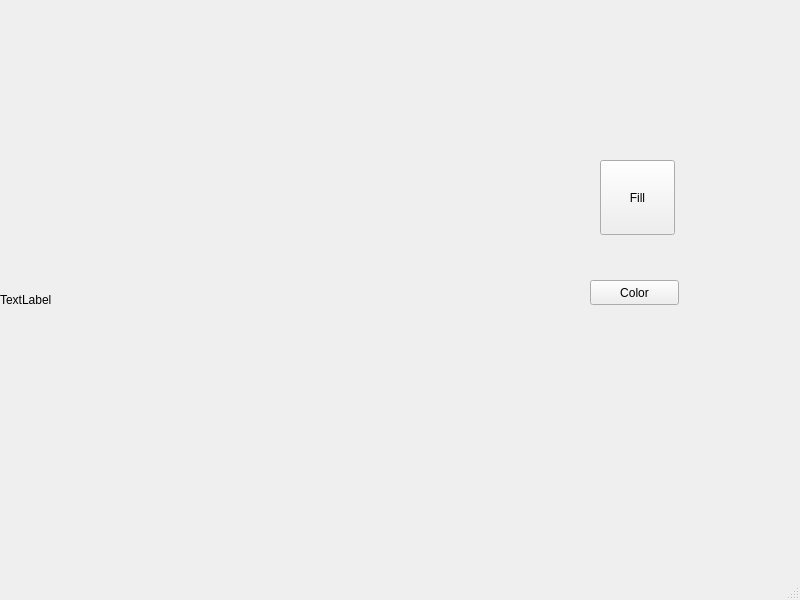
<?xml version="1.0" encoding="UTF-8"?>
<ui version="4.0">
 <class>MainWindow</class>
 <widget class="QMainWindow" name="MainWindow">
  <property name="geometry">
   <rect>
    <x>0</x>
    <y>0</y>
    <width>800</width>
    <height>600</height>
   </rect>
  </property>
  <property name="windowTitle">
   <string>MainWindow</string>
  </property>
  <widget class="QWidget" name="centralwidget">
   <widget class="QLabel" name="label">
    <property name="geometry">
     <rect>
      <x>0</x>
      <y>0</y>
      <width>600</width>
      <height>600</height>
     </rect>
    </property>
    <property name="text">
     <string>TextLabel</string>
    </property>
   </widget>
   <widget class="QPushButton" name="fill">
    <property name="geometry">
     <rect>
      <x>600</x>
      <y>160</y>
      <width>75</width>
      <height>75</height>
     </rect>
    </property>
    <property name="text">
     <string>Fill</string>
    </property>
   </widget>
   <widget class="QPushButton" name="pushButton_2">
    <property name="geometry">
     <rect>
      <x>590</x>
      <y>280</y>
      <width>89</width>
      <height>25</height>
     </rect>
    </property>
    <property name="text">
     <string>Color</string>
    </property>
   </widget>
  </widget>
  <widget class="QMenuBar" name="menubar">
   <property name="geometry">
    <rect>
     <x>0</x>
     <y>0</y>
     <width>800</width>
     <height>22</height>
    </rect>
   </property>
  </widget>
  <widget class="QStatusBar" name="statusbar"/>
 </widget>
 <resources/>
 <connections/>
</ui>
